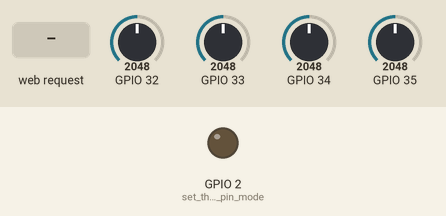
A sketch run on a simulated ESP32. On the bench: output pins drawn as LEDs (lit = HIGH). Inputs (shaded band) come from the test bench; at power-on: GPIO 32 = 2048, GPIO 33 = 2048, GPIO 34 = 2048, GPIO 35 = 2048. WiFi joins after 1.5 s; servers stay silent unless stated; what the sketch prints to the serial monitor is not drawn.

Above: at 2.7 s.
2.8 s: HTTP request GET /H received
At 3.3 s:
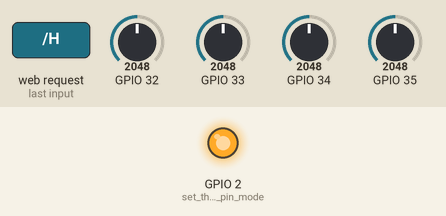
4.3 s: HTTP request GET /L received
At 5.3 s:
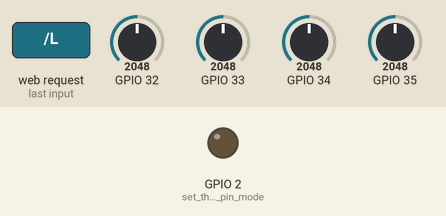
Timing chart, 0 to 7.3 s (numbered marks = the images above; inputs shaded):
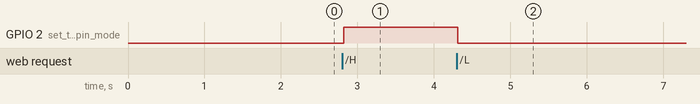

The sketch:

SimpleWiFiServer-ADC.ino
```cpp
/*
  WiFi Web Server LED Blink

 A simple web server that lets you blink an LED via the web.
 This sketch will print the IP address of your WiFi Shield (once connected)
 to the Serial monitor. From there, you can open that address in a web browser
 to turn on and off the LED on pin 5.

 If the IP address of your shield is yourAddress:
 http://yourAddress/H turns the LED on
 http://yourAddress/L turns it off

 This example is written for a network using WPA encryption. For
 WEP or WPA, change the Wifi.begin() call accordingly.

 Circuit:
 * WiFi shield attached
 * LED attached to pin 5

 created for arduino 25 Nov 2012
 by Tom Igoe

ported for sparkfun esp32
31.01.2017 by Jan Hendrik Berlin

 */
#include "esp_system.h"
#include <WiFi.h>

const char* ssid     = "SSID";
const char* password = "PASSKEY";

int *aDcData0;
int *aDcData1;
int *aDcData2;
int *aDcData3;
unsigned long total0,total1,total2,total3;
int SampleCount = 100;
int y,y2,record;

unsigned long ulMeasCount=0;
unsigned long ulNextMeas_ms=0;

//int  ReFresh = 10;
int siZe = 1000;

WiFiServer server(80);


hw_timer_t * timer = NULL;
volatile SemaphoreHandle_t timerSemaphore;
portMUX_TYPE timerMux = portMUX_INITIALIZER_UNLOCKED;

volatile uint32_t isrCounter = 0;
volatile uint32_t lastIsrAt = 0;

void IRAM_ATTR onTimer(){
  // Increment the counter and set the time of ISR
  portENTER_CRITICAL_ISR(&timerMux);
  isrCounter++;
  lastIsrAt = millis();
  portEXIT_CRITICAL_ISR(&timerMux);
  // Give a semaphore that we can check in the loop
  xSemaphoreGiveFromISR(timerSemaphore, NULL);
  // It is safe to use digitalRead/Write here if you want to toggle an output
}


void GetReading(){
   ulMeasCount++;
   if(ulMeasCount>(siZe-1)){ulMeasCount=1;clearArray();}
   for(int i=0;i<SampleCount;i++){
   total0 += analogRead(32);  // Read ADC
   total1 += analogRead(33);
   total2 += analogRead(34);
   total3 += analogRead(35);
   }
   aDcData0[ulMeasCount] = total0 / SampleCount;  // Read ADC
   aDcData1[ulMeasCount] = total1 / SampleCount;
   aDcData2[ulMeasCount] = total2 / SampleCount;
   aDcData3[ulMeasCount] = total3 / SampleCount;
   total0=0;
   total1=0;
   total2=0;
   total3=0;
   }

void clearArray(){
for(int i=0;i<siZe;i++){
aDcData0[i]=0;
aDcData1[i]=0;
aDcData2[i]=0;
aDcData3[i]=0;
}
}


void setup()
{
    Serial.begin(115200);
    pinMode(LED_BUILTIN, OUTPUT);      // set the LED pin mode

    delay(10);

    // We start by connecting to a WiFi network

    Serial.println();
    Serial.println();
    Serial.print("Connecting to ");
    Serial.println(ssid);

    WiFi.begin(ssid, password);

    while (WiFi.status() != WL_CONNECTED) {
        delay(500);
        Serial.print(".");
    }

    Serial.println("");
    Serial.println("WiFi connected");
    Serial.println("IP address: ");
    Serial.println(WiFi.localIP());

    server.begin();
aDcData0 = new int[siZe];
aDcData1 = new int[siZe];
aDcData2 = new int[siZe];
aDcData3 = new int[siZe];
clearArray();
  // Create semaphore to inform us when the timer has fired
  timerSemaphore = xSemaphoreCreateBinary();

  // Use 1st timer of 4 (counted from zero).
  // Set 80 divider for prescaler (see ESP32 Technical Reference Manual for more
  // info).
  timer = timerBegin(0, 80, true);

  // Attach onTimer function to our timer.
  timerAttachInterrupt(timer, &onTimer, true);

  // Set alarm to call onTimer function every second (value in microseconds).
  // Repeat the alarm (third parameter)
  timerAlarmWrite(timer, 2000, true);  // 2 milliseconds

  // Start an alarm
  timerAlarmEnable(timer);
}

int value = 0;
int val = 0;

void loop(){

  // If Timer has fired
  if (xSemaphoreTake(timerSemaphore, 0) == pdTRUE){
    uint32_t isrCount = 0, isrTime = 0;
    // Read the interrupt count and time
    portENTER_CRITICAL(&timerMux);
    isrCount = isrCounter;
    isrTime = lastIsrAt;
    portEXIT_CRITICAL(&timerMux);
    GetReading();
  }

/* if (millis()>=ulNextMeas_ms)
  {
     ulNextMeas_ms = millis()+ReFresh;
     GetReading();
  }*/


 WiFiClient client = server.available();   // listen for incoming clients

  if (client) {                             // if you get a client,
    //val = hallRead();                       // Read Hall Sensor
    IPAddress ip = WiFi.localIP();          // IP to display
    FlashMode_t ideMode = ESP.getFlashChipMode();
    Serial.println("new client");           // print a message out the serial port
    String currentLine = "";                // make a String to hold incoming data from the client
    while (client.connected()) {            // loop while the client's connected
      if (client.available()) {             // if there's bytes to read from the client,
        char c = client.read();             // read a byte, then
        Serial.write(c);                    // print it out the serial monitor
        if (c == '\n') {                    // if the byte is a newline character

          // if the current line is blank, you got two newline characters in a row.
          // that's the end of the client HTTP request, so send a response:
          if (currentLine.length() == 0) {
            // HTTP headers always start with a response code (e.g. HTTP/1.1 200 OK)
            // and a content-type so the client knows what's coming, then a blank line:
            client.println("HTTP/1.1 200 OK");
            client.println("Content-type:text/html");
            client.println();
            // the content of the HTTP response follows the header:
for(int loOp=32;loOp<36;loOp++){
  String out = "";
  char temp[100];
  int dIspV;
  if(loOp==32) { y = aDcData0[1] / 30; dIspV=aDcData0[ulMeasCount];}
  else if(loOp==33) { y = aDcData1[1] / 30; dIspV=aDcData1[ulMeasCount];}
  else if(loOp==34) { y = aDcData2[1] / 30; dIspV=aDcData2[ulMeasCount];}
  else if(loOp==35) { y = aDcData3[1] / 30; dIspV=aDcData3[ulMeasCount];}
           client.print("Last ADC Value Sampled on pin ");
           client.print(loOp);
           client.print("  : ");
           client.print(dIspV);
           client.print("<BR>");
  out += "<svg xmlns=\"http://www.w3.org/2000/svg\" version=\"1.1\" width=\"1000\" height=\"150\">\n";
  out += "<rect width=\"1000\" height=\"150\" fill=\"rgb(250, 230, 210)\" stroke-width=\"1\" stroke=\"rgb(0, 0, 0)\" />\n";
  out += "<g stroke=\"black\">\n";
  record = 2;
  for (int x = 1; x < ulMeasCount; x+=1) {
    if(loOp==32) { y2 = aDcData0[record] / 30;}
    else if(loOp==33) { y2 = aDcData1[record] / 30;}
    else if(loOp==34) { y2 = aDcData2[record] / 30;}
    else if(loOp==35) { y2 = aDcData3[record] / 30;}
    sprintf(temp, "<line x1=\"%d\" y1=\"%d\" x2=\"%d\" y2=\"%d\" stroke-width=\"1\" />\n", x, 140 - y, x + 1, 140 - y2);
    out += temp;
    y = y2;
    record++;
    client.print(out);
    out="";
  }

  out += "</g>\n</svg><BR>";

  client.print(out);
}
            client.print("<BR>Click <a href=\"/H\">here</a> turn the Onboard LED on<br>");
            client.print("Click <a href=\"/L\">here</a> turn the Onboard LED off<br>");
           // client.print("Hall Sensor Value : ");
            //client.print(String(val));
            client.print("<BR>Local IP Address : ");
            client.print(ip);
            client.print("<BR>  Free RAM = ");
            client.print((uint32_t)system_get_free_heap_size() / 1024);
            client.print(" KB<BR>  SDK Version = ");
            client.print(ESP.getSdkVersion());
            client.print("<BR>");
            client.printf("  Flash Chip Mode = %s\n", (ideMode == FM_QIO ? "QIO" : ideMode == FM_QOUT ? "QOUT" : ideMode == FM_DIO ? "DIO" : ideMode == FM_DOUT ? "DOUT" : "UNKNOWN"));
            client.print("<BR>  Flash Size (IDE) = ");
            client.print(ESP.getFlashChipSize()/1024);
            client.print(" KBytes<BR>  Flash Speed = ");
            client.print(ESP.getFlashChipSpeed()/1000000);
            client.print("MHz<BR>");
            // The HTTP response ends with another blank line:
            client.println();
            // break out of the while loop:
            break;
          } else {    // if you got a newline, then clear currentLine:
            currentLine = "";
          }
        } else if (c != '\r') {  // if you got anything else but a carriage return character,
          currentLine += c;      // add it to the end of the currentLine
        }

        // Check to see if the client request was "GET /H" or "GET /L":
        if (currentLine.endsWith("GET /H")) {
          digitalWrite(LED_BUILTIN, HIGH);               // GET /H turns the LED on
            // put your main code here, to run repeatedly:
        }
        if (currentLine.endsWith("GET /L")) {
          digitalWrite(LED_BUILTIN, LOW);                // GET /L turns the LED off
        }
      }
    }
    // close the connection:
    client.stop();
    Serial.println("client disonnected");
  }
}
```

Measured:
- after the input at 2.8 s, GPIO 2 (set_the_LED_pin_mode): LOW → HIGH at once
- after the input at 4.3 s, GPIO 2 (set_the_LED_pin_mode): HIGH → LOW at once
